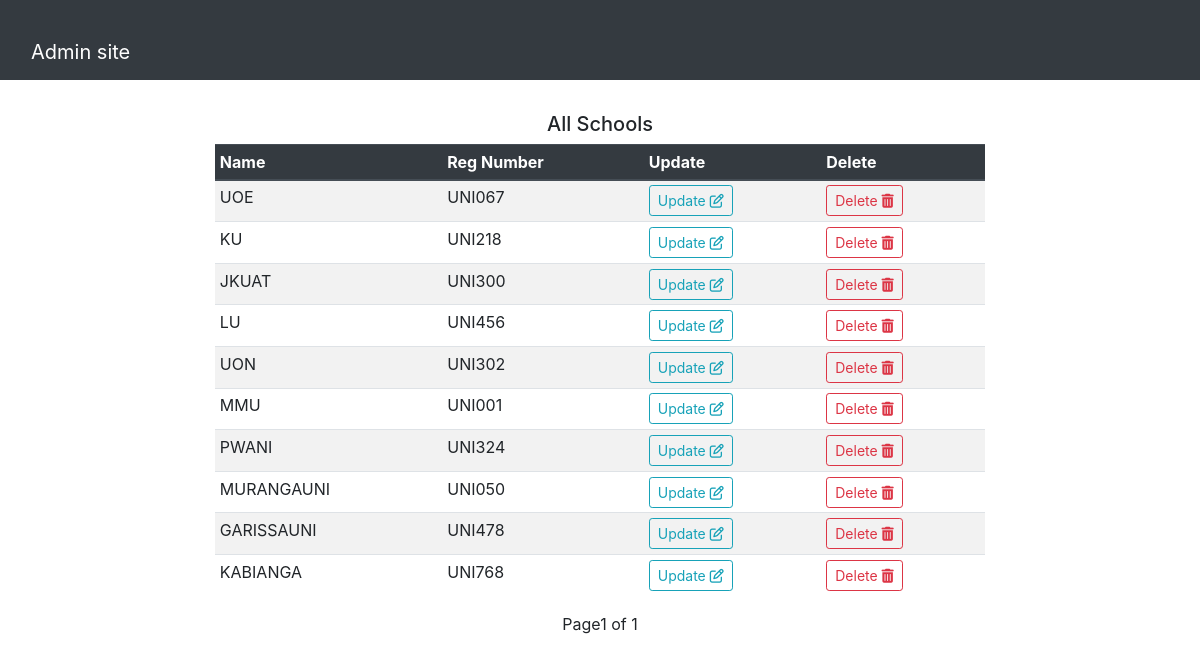
/portaladmin/schools/ (signed in), run on the app's committed database.
### openings/models.py (models this page shows, shortened)
class School(models.Model):
    user = models.OneToOneField(User, on_delete=models.CASCADE)
    reg_no = models.CharField(max_length=100, null=True, unique=True)

class User(AbstractUser):
    is_student = models.BooleanField(default=False)
    is_company = models.BooleanField(default=False)
    is_school = models.BooleanField(default=False)
    first_name = models.CharField(max_length=100)
    last_name = models.CharField(max_length=100)
    official_name = models.CharField(max_length=100, null=True, default="school")
    email = models.CharField(max_length=100, null=True)

### openings/views.py (the view)
# urls.py: path('portaladmin/schools/',  admin_schools, name="admin_schools"),
@login_required
def admin_schools(request):
    if request.user.is_staff:
        school_list = School.objects.all().order_by('-id')
        page = request.GET.get('page', 1)
        paginator = Paginator(school_list, 15)
        try:
            schools = paginator.page(page)
        except PageNotAnInteger:
            schools = paginator.page(1)
        except EmptyPage:
            schools = paginator.page(paginator.num_pages)
        context = {
            'schools':schools,
        }
    return render(request, 'admin-schools.html', context)

### templates/admin-schools.html (shortened to what this page needs)
{% extends 'base.html' %}
{% block content %}
<nav class="navbar navbar-dark bg-dark">
  <div class="container-fluid mt-4">
    <a class="navbar-brand" href="{% url 'portaladmin' %}">Admin site</a>
  </div>
</nav>
    <div class="container-fluid mt-4">
        <div class="row">
            <div class="col-md-2"></div>
            <div class="col-md-8">
                <div class="table-responsive">
                    <h5 class="text-center mt-2 mb-2">All Schools</h5>
                    <table class="table table-sm table-striped table-hover">
                      <thead class=" thead-dark">
                        <tr>
                          <th scope="col">Name</th>
                          <th scope="col">Reg Number</th>
                          <th scope="col">Update</th>
                          <th scope="col">Delete</th>
                        </tr>
                      </thead>
                      <tbody>
                        {% for school in schools %}
                          <tr>
                              <td>{{school.user.username}}</td>
                              <td>{{school.reg_no}}</td>
                              <td><a class="btn btn-outline-info btn-sm" href="{% url 'update_school' school.id %}">Update <i class="far fa-edit"> </i></a></td>
                              <td><a class="btn btn-outline-danger btn-sm" href="{% url 'deleteshc' school.pk %}">Delete <i class="fas fa-trash-alt"></i></a></td>
                              </tr>
                        {% endfor %}
                      </tbody>
                      </table>
                    </div>
                        <div class="pagination align-items-center justify-content-center">
                          <span class="step-links">
                              <span class="current">
                                   Page{{ schools.number }} of {{ schools.paginator.num_pages }}
                              </span>
                          </span>
                      </div>
            </div>
            <div class="col-md-2"></div>
        </div>
    </div>
{% endblock %}

### data on the page
School: user.username "UOE", reg_no "UNI067"
School: user.username "KU", reg_no "UNI218"
School: user.username "JKUAT", reg_no "UNI300"
School: user.username "LU", reg_no "UNI456"
School: user.username "UON", reg_no "UNI302"
School: user.username "MMU", reg_no "UNI001"
School: user.username "PWANI", reg_no "UNI324"
School: user.username "MURANGAUNI", reg_no "UNI050"
School: user.username "GARISSAUNI", reg_no "UNI478"
School: user.username "KABIANGA", reg_no "UNI768"

### other printed values
{{ schools.number }} "1"
{{ schools.paginator.num_pages }} "1"
